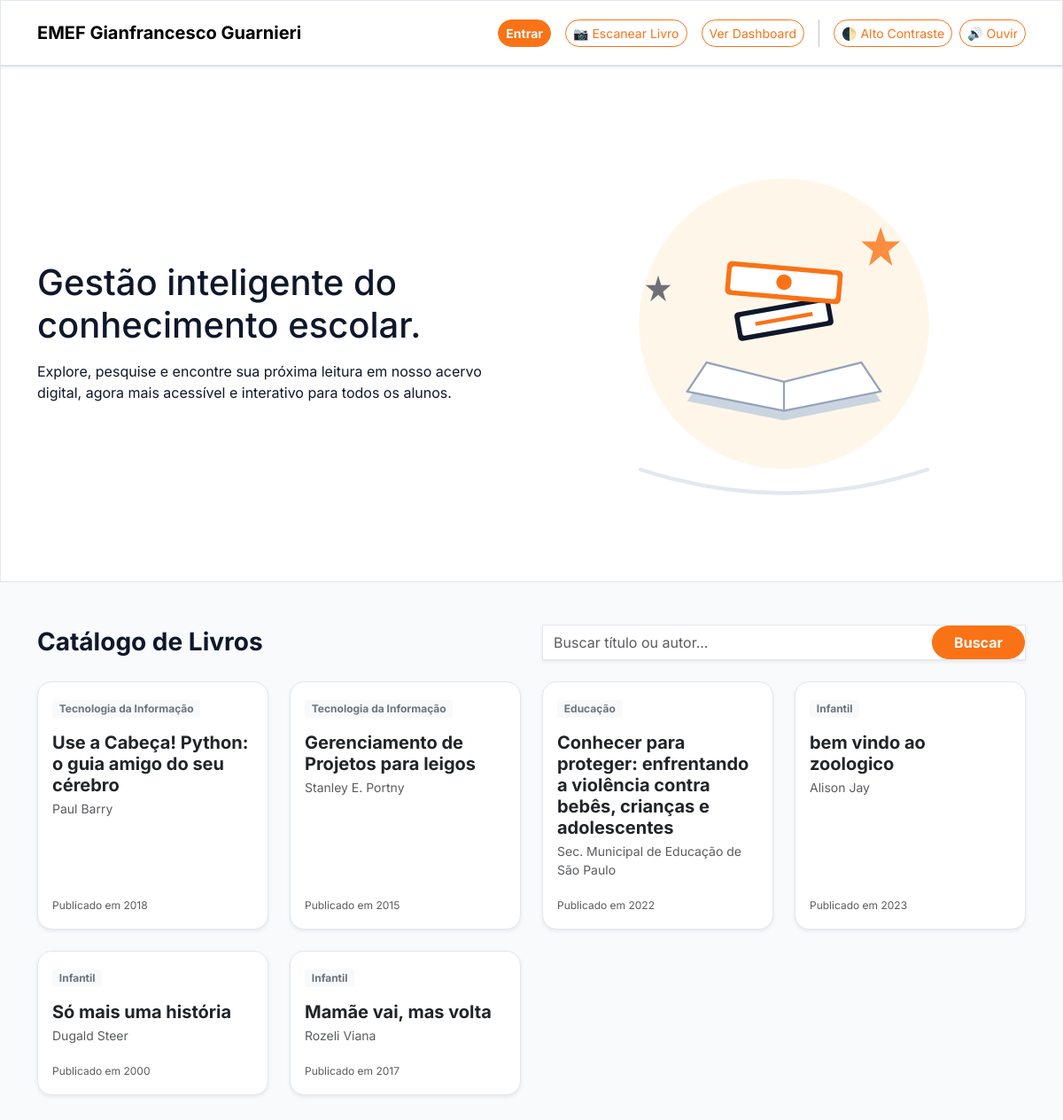
The page / on the database its author committed.
### acervo/models.py (models this page shows, shortened)
class Livro(models.Model):
    titulo = models.CharField(max_length=200)
    autor = models.CharField(max_length=100)
    genero = models.CharField(max_length=50)
    ano_publicacao = models.IntegerField()
    codigo_isbn = models.CharField(max_length=20, blank=True, null=True, unique=True, help_text="Código de barras ou ISBN do livro")

### acervo/views.py (the view)
# urls.py: path('', views.index, name='index'),
def index(request):
    termo = request.GET.get('q')
    if termo:
        livros = Livro.objects.filter(titulo__icontains=termo) | Livro.objects.filter(autor__icontains=termo)
    else:
        livros = Livro.objects.all()
    return render(request, 'acervo/index.html', {'livros': livros, 'termo_busca': termo})

### acervo/templates/acervo/index.html (shortened to what this page needs)
{% load static %}
<!DOCTYPE html>
<html lang="pt-br">
<head>
  <link href="https://cdn.jsdelivr.net/npm/bootstrap@5.3.0/dist/css/bootstrap.min.css" rel="stylesheet">
  <link rel="stylesheet" href="{% static 'css/style.css' %}?v=8">
</head>
<body class="transition-tema" id="conteudo-principal">
  <nav class="navbar navbar-expand-lg py-3 shadow-sm bg-white">
    <div class="container">
      <a class="navbar-brand fw-bolder logo-text" href="{% url 'index' %}">EMEF Gianfrancesco Guarnieri</a>
      <div class="ms-auto d-flex align-items-center gap-3">
        {% if user.is_authenticated %}
            <span class="text-muted fw-bold">Olá, {{ user.username }}</span>
            <a href="{% url 'meus_emprestimos' %}" class="btn btn-outline-dark rounded-pill btn-sm">📚 Meus Livros</a>
            <form action="{% url 'logout' %}" method="post" class="d-inline mb-0">
                {% csrf_token %}
                <button type="submit" class="btn btn-outline-danger rounded-pill btn-sm">Sair</button>
            </form>
        {% else %}
            <a href="{% url 'login' %}" class="btn btn-primary rounded-pill btn-sm">Entrar</a>
        {% endif %}
        <a href="{% url 'scanner' %}" class="btn btn-outline-primary rounded-pill btn-sm">📷 Escanear Livro</a>
        <a href="{% url 'dashboard' %}" class="btn btn-outline-primary rounded-pill btn-sm">Ver Dashboard</a>
        <div class="acessibilidade-panel d-flex gap-2">
            <button id="btn-contraste" class="btn btn-outline-acessibility rounded-pill btn-sm">🌓 Alto Contraste</button>
            <button id="btn-leitura" class="btn btn-outline-acessibility rounded-pill btn-sm">🔊 Ouvir</button>
        </div>
      </div>
    </div>
  </nav>
  <header class="hero-section py-5 mb-5">
    <div class="container py-4">
      <div class="row align-items-center">
        <div class="col-lg-6">
          <span class="badge bg-soft-orange text-orange mb-3 px-3 py-2 rounded-pill">Plataforma Digital</span>
          <h1 class="hero-title">Gestão inteligente do <br><span class="text-orange">conhecimento escolar.</span></h1>
          <p class="hero-subtitle mt-3 mb-4">Explore, pesquise e encontre sua próxima leitura em nosso acervo digital, agora mais acessível e interativo para todos os alunos.</p>
        </div>
        <div class="col-lg-6 text-center position-relative">
        </div>
      </div>
    </div>
  </header>
  <main class="container my-5" id="acervo">
    <div class="row mb-4 align-items-center">
      <div class="col-md-6">
        <h3 class="fw-bold mb-0">Catálogo de Livros</h3>
      </div>
      <div class="col-md-6">
        <form method="GET" action="#acervo" class="d-flex search-bar-modern shadow-sm">
            <input type="text" class="form-control border-0 bg-transparent" name="q" placeholder="Buscar título ou autor..." value="{{ termo_busca|default_if_none:'' }}">
            <button class="btn btn-search px-4 rounded-pill" type="submit">Buscar</button>
        </form>
      </div>
    </div>
    <div class="row g-4">
      {% if livros %}
        {% for livro in livros %}
        <div class="col-xl-3 col-lg-4 col-md-6">
          <a href="{% url 'detalhe_livro' livro.id %}" class="text-decoration-none" aria-label="Ver detalhes sobre o livro {{ livro.titulo }}">
            <div class="card card-book h-100 border-0 shadow-sm">
              <div class="card-body"><span class="badge bg-light text-secondary rounded-1">{{ livro.genero }}</span><h5 class="fw-bold text-dark mt-3 mb-1 book-title">{{ livro.titulo }}</h5><p class="text-muted small mb-0">{{ livro.autor }}</p></div>
              <div class="card-footer bg-transparent border-0 pt-0 pb-3"><span class="text-muted" style="font-size: 0.75rem;">Publicado em {{ livro.ano_publicacao }}</span></div>
            </div>
          </a>
        </div>
        {% endfor %}
      {% else %}
        <div class="col-12 text-center py-5"><div class="p-5 bg-light rounded-4 text-muted"><h5>Nenhum registro encontrado.</h5></div></div>
      {% endif %}
    </div>
  </main>
</body>
</html>

### acervo/static/css/style.css (style rules this page uses)
:root { --bg-body: #f8fafc; --bg-surface: #ffffff; --text-main: #0f172a; --text-muted: #64748b; --brand-primary: #f97316; --border-color: #e2e8f0; }
body { font-family: 'Inter', sans-serif; background-color: var(--bg-body) !important; color: var(--text-main); transition: background-color 0.3s ease, color 0.3s ease; }
.navbar, .card, .search-bar-modern, .hero-section { background-color: var(--bg-surface) !important; border: 1px solid var(--border-color) !important; }
.btn-primary, .btn-search { background-color: var(--brand-primary) !important; color: var(--bg-body) !important; border: 1px solid var(--brand-primary) !important; font-weight: bold; }
.btn-outline-primary, .btn-outline-dark, .btn-outline-secondary, .btn-outline-acessibility { background-color: transparent !important; color: var(--brand-primary) !important; border: 1px solid var(--brand-primary) !important; }
.card-premium, .card-book { border-radius: 16px; transition: 0.2s ease; }

### rows shown on the page
Livro: genero "Tecnologia da Informação", titulo "Use a Cabeça! Python: o guia amigo do seu cérebro", autor "Paul Barry", ano_publicacao "2018"
Livro: genero "Tecnologia da Informação", titulo "Gerenciamento de Projetos para leigos", autor "Stanley E. Portny", ano_publicacao "2015"
Livro: genero "Educação", titulo "Conhecer para proteger: enfrentando a violência contra bebês, crianças e adolescentes", autor "Sec. Municipal de Educação de São Paulo", ano_publicacao "2022"
Livro: genero "Infantil", titulo "bem vindo ao zoologico", autor "Alison Jay", ano_publicacao "2023"
Livro: genero "Infantil", titulo "Só mais uma história", autor "Dugald Steer", ano_publicacao "2000"
Livro: genero "Infantil", titulo "Mamãe vai, mas volta", autor "Rozeli Viana", ano_publicacao "2017"
